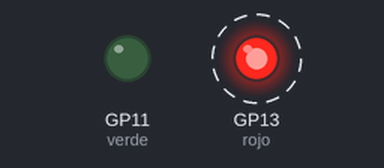
A program run on a simulated Raspberry Pi Pico running MicroPython. Shown: output pins drawn as LEDs (lit = HIGH). Dashed ring = blinking. Threads take turns every 2 ms.

Above: at 0.2 s.
Timing chart, 0 to 3.0 s (numbered marks = the images above):
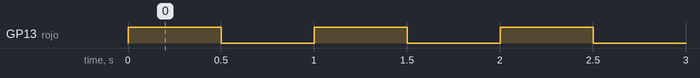

Measured:
- by itself, GP13 (rojo): alternates HIGH for 0.50 s and LOW for 0.50 s

The program:

hola_nucleo.py
```python
import machine
import utime
import _thread

rojo = machine.Pin(13, machine.Pin.OUT)
verde = machine.Pin(11, machine.Pin.OUT)

sinc = _thread.allocate_lock()

def ledVerde():
    while True:
        sinc.acquire()
        verde.value(1)
        utime.sleep(0.1)
        verde.value(0)
        utime.sleep(0.1)
        sinc.release()

_thread.start_new_thread(ledVerde,())

while True:
    sinc.acquire()
    rojo.value(1)
    utime.sleep(0.5)
    rojo.value(0)
    utime.sleep(0.5)
    sinc.release()

    
```
